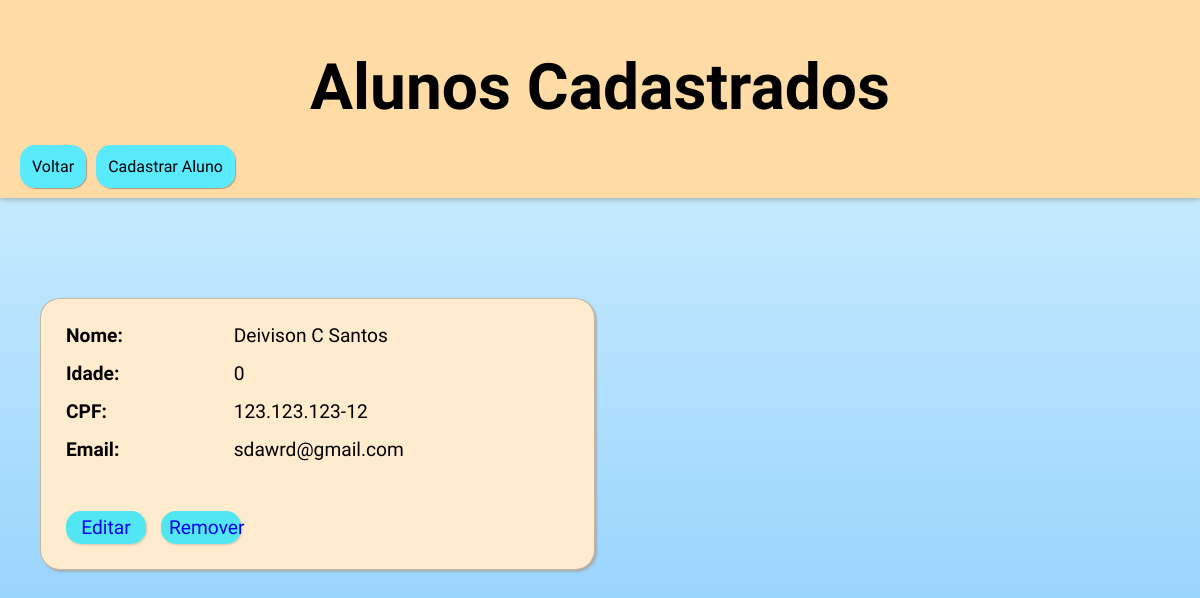
Page /User/list on the earlier database version.
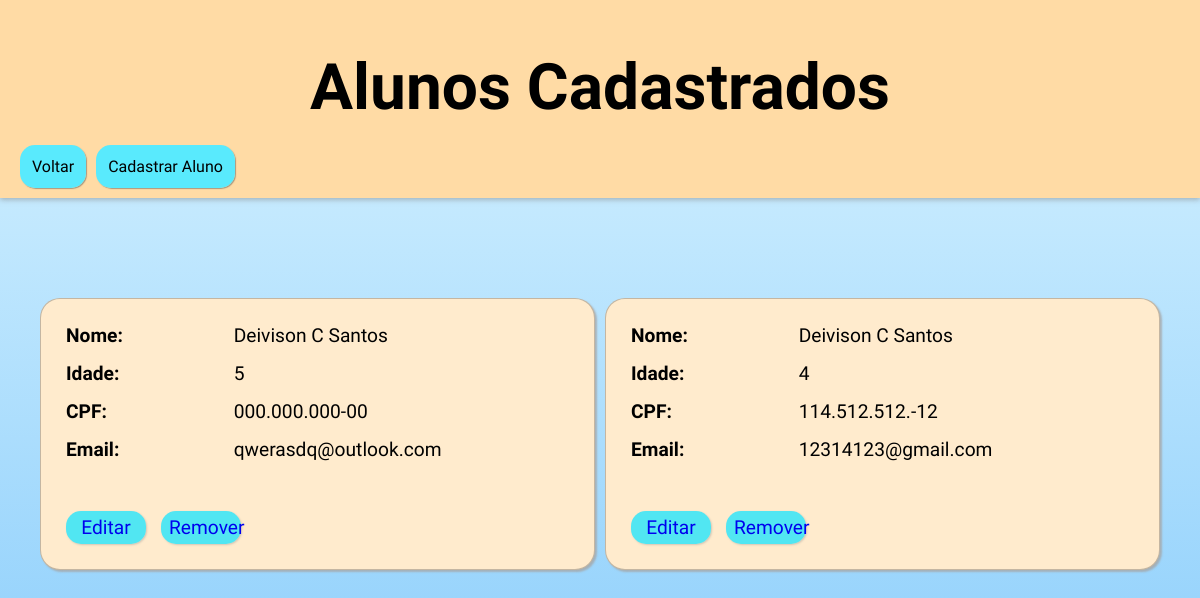
Same page on the later database version.
### models/tables.py (models this page shows, shortened)
class Students_Inf(db.Model):
    __tablename__ = "Students_List"
    id = db.Column(db.Integer, primary_key=True)
    name = db.Column(db.String, nullable=False)
    age = db.Column(db.Integer, nullable=False)
    cpf = db.Column(db.String, unique=True)
    email = db.Column(db.String, unique=True)

### users.py (the view)
@bp_Students.route('/list')
def list_students():
    Students_all = Students_Inf.query.all()
    return render_template("list_students.html", Students_all=Students_all)

### templates/list_students.html (shortened to what this page needs)
<!DOCTYPE html>
<html lang="pt-br">
<head>
    <link rel="stylesheet" href="../static/global.css">
    <link rel="stylesheet" href="../static/list.css">
</head>
<body>
    <header>
        <h1>Alunos Cadastrados</h1>
        <nav>
            <a href="/">Voltar</a>
            <a href="/User/create">Cadastrar Aluno</a>
        </nav>
    </header>
    <main>
        <ul>
            {% for student in Students_all %}
            <li>
               <div class="about">
                    <span class="type">
                        <span>Nome</span>
                        <span>{{ student.name }}</span>
                    </span>
                    <span class="type">
                        <span>Idade</span>
                        <span>{{ student.age }}</span>
                    </span>
                    <span class="type">
                        <span>CPF</span>
                        <span>{{ student.cpf }}</span>
                    </span>
                    <span class="type">
                        <span>Email</span>
                        <span>{{ student.email }}</span>
                    </span>
                </div>
                <div class="options">
                    <a href="/User/update/{{student.id}}">Editar</a>
                    <a href="/User/remove/{{student.id}}">Remover</a>
                </div>
            </li>
            {%endfor%}
        </ul>
    </main>
</body>
</html>

### static/global.css (style rules this page uses)
* { padding: 0; margin: 0; box-sizing: border-box; font-family: Oswald, Courier, monospace; }

### static/list.css (style rules this page uses)
body { height: 100%; background-image: linear-gradient(to top, rgb(146, 209, 252), rgb(218, 244, 255)); }
header { padding: 10px; padding-top: 50px; margin: 0px 0px 50px 0px; background-color: rgb(255, 219, 165); box-shadow: 0px 2px 5px rgba(128, 128, 128, 0.507); }
header nav { margin-top: 20px; margin-left: 10px; display: flex; flex-direction: row; flex-wrap: wrap; gap: 10px; }
header nav a { text-align: center; background-color: rgba(85, 235, 255, 0.973); text-decoration: none; padding: 12px; max-width: fit-content; color: black; border-radius: 15px; box-shadow: 1px 1px 1px rgba(94, 94, 94, 0.534); }
header h1 { text-align: center; font-size: 4em; }
main { margin: 100px 40px; }
main ul { list-style: none; font-size: 1.2em; display: grid; grid-template-columns: 1fr 1fr; gap: 10px; }
main ul li { display: flex; flex-direction: column; background-color: blanchedalmond; border-radius: 20px; border: 1px solid rgba(66, 66, 66, 0.308); box-shadow: 2px 2px 2px rgba(165, 165, 165, 0.781); padding: 25px; }
main ul li .about { display: flex; flex-direction: column; gap: 15px; }
main ul li div .type { display: grid; grid-template-columns: .5fr 1fr; }
main ul li div .type > :first-child { font-weight: bold; }
main ul li div .type > :first-child::after { content: ':'; }
main ul li .options { display: flex; flex-direction: row; margin-top: 50px; gap: 15px; }
main ul li a { text-decoration: none; text-align: center; background-color: rgba(21, 228, 255, 0.74); width: 80px; padding: 5px 8px; border-radius: 15px; box-shadow: 1px 1px 2px rgba(155, 154, 154, 0.445); }

Differences in the rows shown:
removed Students_Inf: name "Deivison C Santos", age "0", cpf "123.123.123-12", email "sdawrd@gmail.com"
added Students_Inf: name "Deivison C Santos", age "5", cpf "000.000.000-00", email "qwerasdq@outlook.com"
added Students_Inf: name "Deivison C Santos", age "4", cpf "114.512.512.-12", email "12314123@gmail.com"
